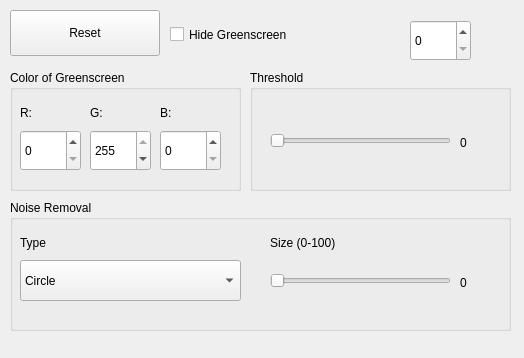
<?xml version="1.0" encoding="UTF-8"?>
<ui version="4.0">
 <class>MainWindow</class>
 <widget class="QMainWindow" name="MainWindow">
  <property name="geometry">
   <rect>
    <x>0</x>
    <y>0</y>
    <width>524</width>
    <height>358</height>
   </rect>
  </property>
  <property name="sizePolicy">
   <sizepolicy hsizetype="Fixed" vsizetype="Fixed">
    <horstretch>0</horstretch>
    <verstretch>0</verstretch>
   </sizepolicy>
  </property>
  <property name="windowTitle">
   <string>Python Greenscreen</string>
  </property>
  <widget class="QWidget" name="centralwidget">
   <widget class="QPushButton" name="pushButtonReset">
    <property name="geometry">
     <rect>
      <x>10</x>
      <y>10</y>
      <width>150</width>
      <height>46</height>
     </rect>
    </property>
    <property name="text">
     <string>Reset</string>
    </property>
   </widget>
   <widget class="QCheckBox" name="checkBoxGreenScreen">
    <property name="geometry">
     <rect>
      <x>170</x>
      <y>20</y>
      <width>211</width>
      <height>29</height>
     </rect>
    </property>
    <property name="text">
     <string>Hide Greenscreen</string>
    </property>
   </widget>
   <widget class="QGroupBox" name="groupBox">
    <property name="geometry">
     <rect>
      <x>10</x>
      <y>200</y>
      <width>501</width>
      <height>131</height>
     </rect>
    </property>
    <property name="title">
     <string>Noise Removal</string>
    </property>
    <widget class="QLabel" name="label">
     <property name="geometry">
      <rect>
       <x>10</x>
       <y>30</y>
       <width>231</width>
       <height>25</height>
      </rect>
     </property>
     <property name="text">
      <string>Type</string>
     </property>
    </widget>
    <widget class="QComboBox" name="comboBoxNoise">
     <property name="geometry">
      <rect>
       <x>10</x>
       <y>60</y>
       <width>221</width>
       <height>41</height>
      </rect>
     </property>
     <item>
      <property name="text">
       <string>Circle</string>
      </property>
     </item>
     <item>
      <property name="text">
       <string>Cross</string>
      </property>
     </item>
     <item>
      <property name="text">
       <string>Rectangle</string>
      </property>
     </item>
    </widget>
    <widget class="QSlider" name="horizontalSliderNoiseSize">
     <property name="geometry">
      <rect>
       <x>260</x>
       <y>60</y>
       <width>181</width>
       <height>41</height>
      </rect>
     </property>
     <property name="maximum">
      <number>100</number>
     </property>
     <property name="orientation">
      <enum>Qt::Horizontal</enum>
     </property>
     <property name="tickInterval">
      <number>10</number>
     </property>
    </widget>
    <widget class="QLabel" name="label_2">
     <property name="geometry">
      <rect>
       <x>260</x>
       <y>30</y>
       <width>251</width>
       <height>25</height>
      </rect>
     </property>
     <property name="text">
      <string>Size (0-100)</string>
     </property>
    </widget>
    <widget class="QLabel" name="labelSize">
     <property name="geometry">
      <rect>
       <x>450</x>
       <y>70</y>
       <width>41</width>
       <height>25</height>
      </rect>
     </property>
     <property name="text">
      <string>0</string>
     </property>
    </widget>
   </widget>
   <widget class="QGroupBox" name="groupBox_2">
    <property name="geometry">
     <rect>
      <x>10</x>
      <y>70</y>
      <width>231</width>
      <height>121</height>
     </rect>
    </property>
    <property name="title">
     <string>Color of Greenscreen</string>
    </property>
    <widget class="QLabel" name="label_5">
     <property name="geometry">
      <rect>
       <x>150</x>
       <y>30</y>
       <width>21</width>
       <height>25</height>
      </rect>
     </property>
     <property name="text">
      <string>B:</string>
     </property>
    </widget>
    <widget class="QLabel" name="label_4">
     <property name="geometry">
      <rect>
       <x>80</x>
       <y>30</y>
       <width>21</width>
       <height>25</height>
      </rect>
     </property>
     <property name="text">
      <string>G:</string>
     </property>
    </widget>
    <widget class="QSpinBox" name="spinBoxRed">
     <property name="geometry">
      <rect>
       <x>10</x>
       <y>60</y>
       <width>61</width>
       <height>41</height>
      </rect>
     </property>
     <property name="maximum">
      <number>255</number>
     </property>
     <property name="value">
      <number>0</number>
     </property>
    </widget>
    <widget class="QSpinBox" name="spinBoxBlue">
     <property name="geometry">
      <rect>
       <x>150</x>
       <y>60</y>
       <width>61</width>
       <height>41</height>
      </rect>
     </property>
     <property name="maximum">
      <number>255</number>
     </property>
     <property name="value">
      <number>0</number>
     </property>
    </widget>
    <widget class="QLabel" name="label_3">
     <property name="geometry">
      <rect>
       <x>10</x>
       <y>30</y>
       <width>21</width>
       <height>25</height>
      </rect>
     </property>
     <property name="text">
      <string>R:</string>
     </property>
    </widget>
    <widget class="QSpinBox" name="spinBoxGreen">
     <property name="geometry">
      <rect>
       <x>80</x>
       <y>60</y>
       <width>61</width>
       <height>41</height>
      </rect>
     </property>
     <property name="maximum">
      <number>255</number>
     </property>
     <property name="value">
      <number>255</number>
     </property>
    </widget>
   </widget>
   <widget class="QGroupBox" name="groupBox_3">
    <property name="geometry">
     <rect>
      <x>250</x>
      <y>70</y>
      <width>261</width>
      <height>121</height>
     </rect>
    </property>
    <property name="title">
     <string>Threshold</string>
    </property>
    <widget class="QSlider" name="horizontalSliderThresh">
     <property name="geometry">
      <rect>
       <x>20</x>
       <y>50</y>
       <width>181</width>
       <height>41</height>
      </rect>
     </property>
     <property name="maximum">
      <number>100</number>
     </property>
     <property name="orientation">
      <enum>Qt::Horizontal</enum>
     </property>
    </widget>
    <widget class="QLabel" name="labelThresh">
     <property name="geometry">
      <rect>
       <x>210</x>
       <y>60</y>
       <width>41</width>
       <height>25</height>
      </rect>
     </property>
     <property name="text">
      <string>0</string>
     </property>
    </widget>
   </widget>
   <widget class="QFrame" name="frame">
    <property name="geometry">
     <rect>
      <x>70</x>
      <y>360</y>
      <width>120</width>
      <height>80</height>
     </rect>
    </property>
    <property name="frameShape">
     <enum>QFrame::StyledPanel</enum>
    </property>
    <property name="frameShadow">
     <enum>QFrame::Raised</enum>
    </property>
    <zorder>checkBoxGreenScreen</zorder>
    <zorder>pushButtonReset</zorder>
   </widget>
   <widget class="QSpinBox" name="spinBoxBlueCam">
    <property name="geometry">
     <rect>
      <x>410</x>
      <y>20</y>
      <width>61</width>
      <height>41</height>
     </rect>
    </property>
    <property name="maximum">
     <number>255</number>
    </property>
    <property name="value">
     <number>0</number>
    </property>
   </widget>
  </widget>
 </widget>
 <resources/>
 <connections>
  <connection>
   <sender>horizontalSliderThresh</sender>
   <signal>valueChanged(int)</signal>
   <receiver>labelThresh</receiver>
   <slot>setNum(int)</slot>
   <hints>
    <hint type="sourcelabel">
     <x>380</x>
     <y>140</y>
    </hint>
    <hint type="destinationlabel">
     <x>480</x>
     <y>142</y>
    </hint>
   </hints>
  </connection>
  <connection>
   <sender>horizontalSliderNoiseSize</sender>
   <signal>valueChanged(int)</signal>
   <receiver>labelSize</receiver>
   <slot>setNum(int)</slot>
   <hints>
    <hint type="sourcelabel">
     <x>360</x>
     <y>280</y>
    </hint>
    <hint type="destinationlabel">
     <x>480</x>
     <y>282</y>
    </hint>
   </hints>
  </connection>
 </connections>
</ui>
